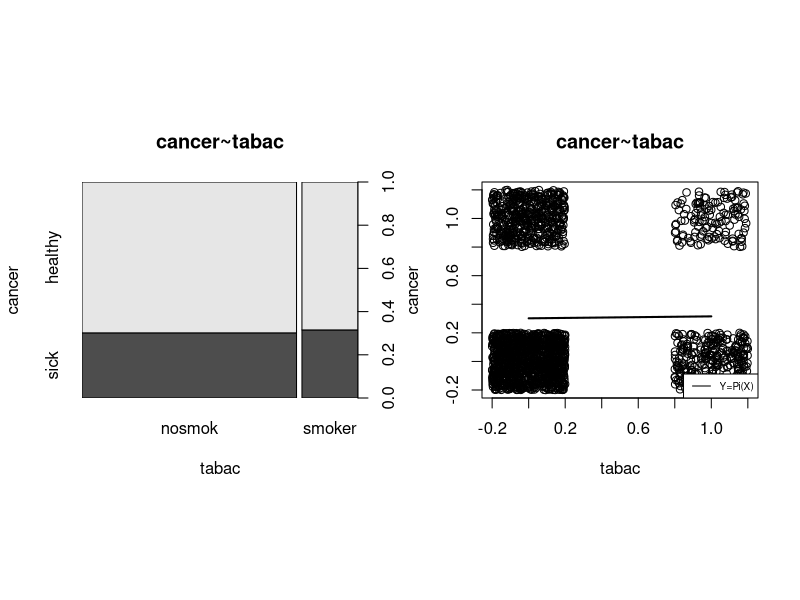

The R script that drew this image:
## ---- chunk 1
# tabac = matrix(c(1128, 289, 487, 133), 2)
# tabac = matrix(c( 272,  76,  88,  47), 2)
# tabac = matrix(c( 856, 213, 399,  86), 2)
childhood_cancer = data.frame(do.call( rbind, list(
  matrix(rep(c("healthy", "nosmok", "drinker"), 272), byrow=TRUE, ncol=3),
  matrix(rep(c("healthy", "smoker", "drinker"),  76), byrow=TRUE, ncol=3),
  matrix(rep(c("sick"   , "nosmok", "drinker"),  88), byrow=TRUE, ncol=3),
  matrix(rep(c("sick"   , "smoker", "drinker"),  47), byrow=TRUE, ncol=3),
  matrix(rep(c("healthy", "nosmok", "nodrink"), 856), byrow=TRUE, ncol=3),
  matrix(rep(c("healthy", "smoker", "nodrink"), 213), byrow=TRUE, ncol=3),
  matrix(rep(c("sick"   , "nosmok", "nodrink"), 399), byrow=TRUE, ncol=3),
  matrix(rep(c("sick"   , "smoker", "nodrink"),  86), byrow=TRUE, ncol=3)
)))
set.seed(1)
childhood_cancer = childhood_cancer[sample(1:nrow(childhood_cancer)),]
colnames(childhood_cancer) = c("cancer", "tabac", "alcool")
rownames(childhood_cancer) = NULL

childhood_cancer$cancer = factor(childhood_cancer$cancer)
childhood_cancer$tabac = factor(childhood_cancer$tabac)
childhood_cancer$alcool = factor(childhood_cancer$alcool)
d = childhood_cancer
## ---- chunk 2
head(d)
dim(d)
## ---- chunk 3
table(d$tabac, d$cancer)
## ---- chunk 4
layout(matrix(1:2, 1), respect=TRUE)
plot(d$tabac, d$cancer, main="cancer~tabac", xlab="tabac", ylab="cancer")
plot(jitter(as.numeric(d$tabac))-1, jitter(as.numeric(d$cancer))-1, main="cancer~tabac", xlab="tabac", ylab="cancer")
# \mathbb{P}(Y=1|X) = logitinv(a + b.x)
m = glm(d$cancer~d$tabac, family = binomial(logit))
m$coefficients
logitinv = function(x) 1/(1 + exp(-x))
x = seq(0, 1, length.out=30)
lines(x, logitinv(m$coefficients[[1]] + m$coefficients[[2]]*x), col=1, lwd=2)
legend("bottomright", "Y=Pi(X)", col=1, lty=1, cex=0.6)
## ---- chunk 5
a=1128; b=487; c=289; d=133
# a=272; b=88; c=76; d=47

# tableau initial
a
b
c
d

# pop totale
tot = (a+b+c+d)

# effectifs marginaux
(a+c)
(b+d)
(a+b)
(c+d)

# proportions marginales
(a+c) / tot
(b+d) / tot
(a+b) / tot
(c+d) / tot

# effectifs théoriques
a_th = tot * ((a+c) / tot) * ((a+b) / tot)
b_th = tot * ((b+d) / tot) * ((a+b) / tot)
c_th = tot * ((a+c) / tot) * ((c+d) / tot)
d_th = tot * ((b+d) / tot) * ((c+d) / tot)

a_th
b_th
c_th
d_th

# stat du chi2
t = (a_th - a)^2 / a_th +
(b_th - b)^2 / b_th +
(c_th - c)^2 / c_th +
(d_th - d)^2 / d_th 
t

1-pchisq(t,1)
pchisq(t,1, lower.tail=FALSE)

chisq.test(matrix(c(a,b,c,d),2,2, byrow=TRUE), correct=FALSE)
## ---- chunk 6
d = childhood_cancer
d2 = d[d$alcool%in%"drinker",]
table(d2$tabac, d2$cancer)
## ---- chunk 7
d = childhood_cancer
d2 = d[d$alcool%in%"drinker",]

# Autre maniére de faire le test de rapport de vraisemblance
m1 = glm(d$cancer~1, family = binomial(logit))
m2 = glm(d$cancer~d$tabac, family = binomial(logit))
anova(m1, m2, test="Chisq")

# Ecriture des modèles avec la fonction glm
m = glm(d$cancer~d$tabac, family = binomial(logit))
summary(m)

m = glm(d2$cancer~d2$tabac, family = binomial(logit))
summary(m)

m = glm(d$cancer~d$tabac + d$alcool, family = binomial(logit))
summary(m)

m = glm(d$cancer~d$tabac * d$alcool, family = binomial(logit))
summary(m)
